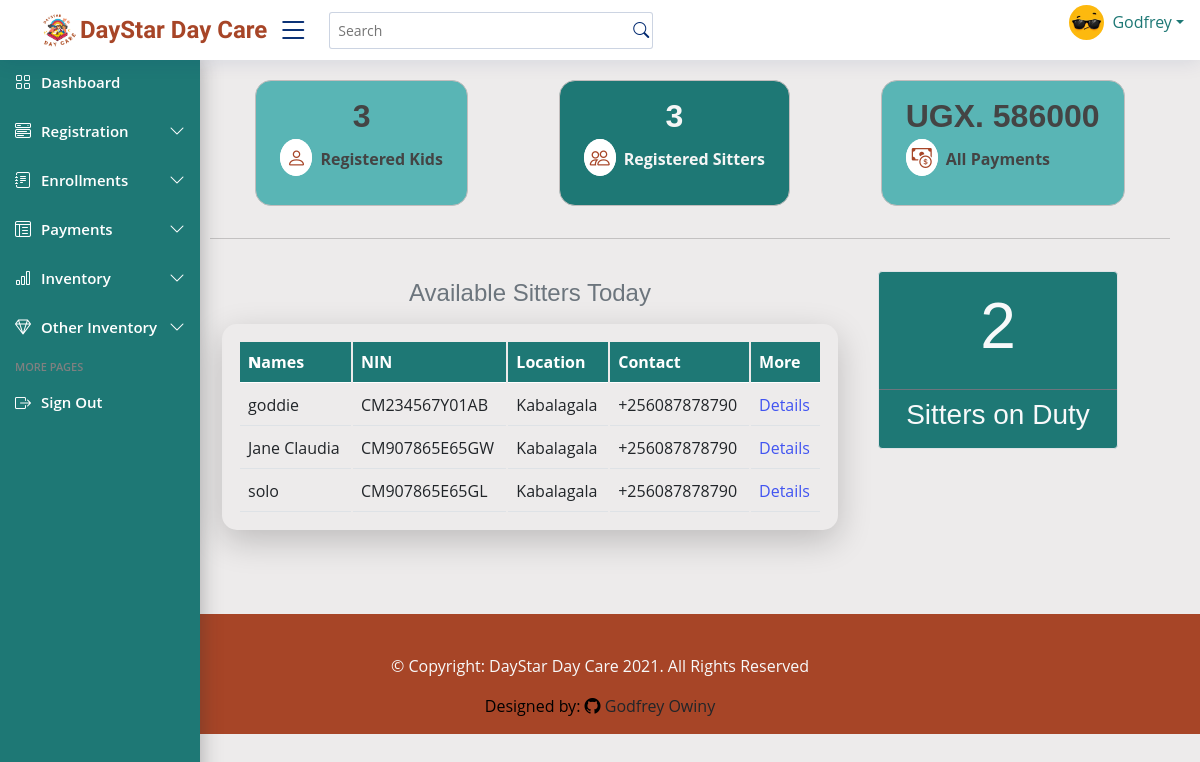
Page /index/ (signed in) on the earlier database version.
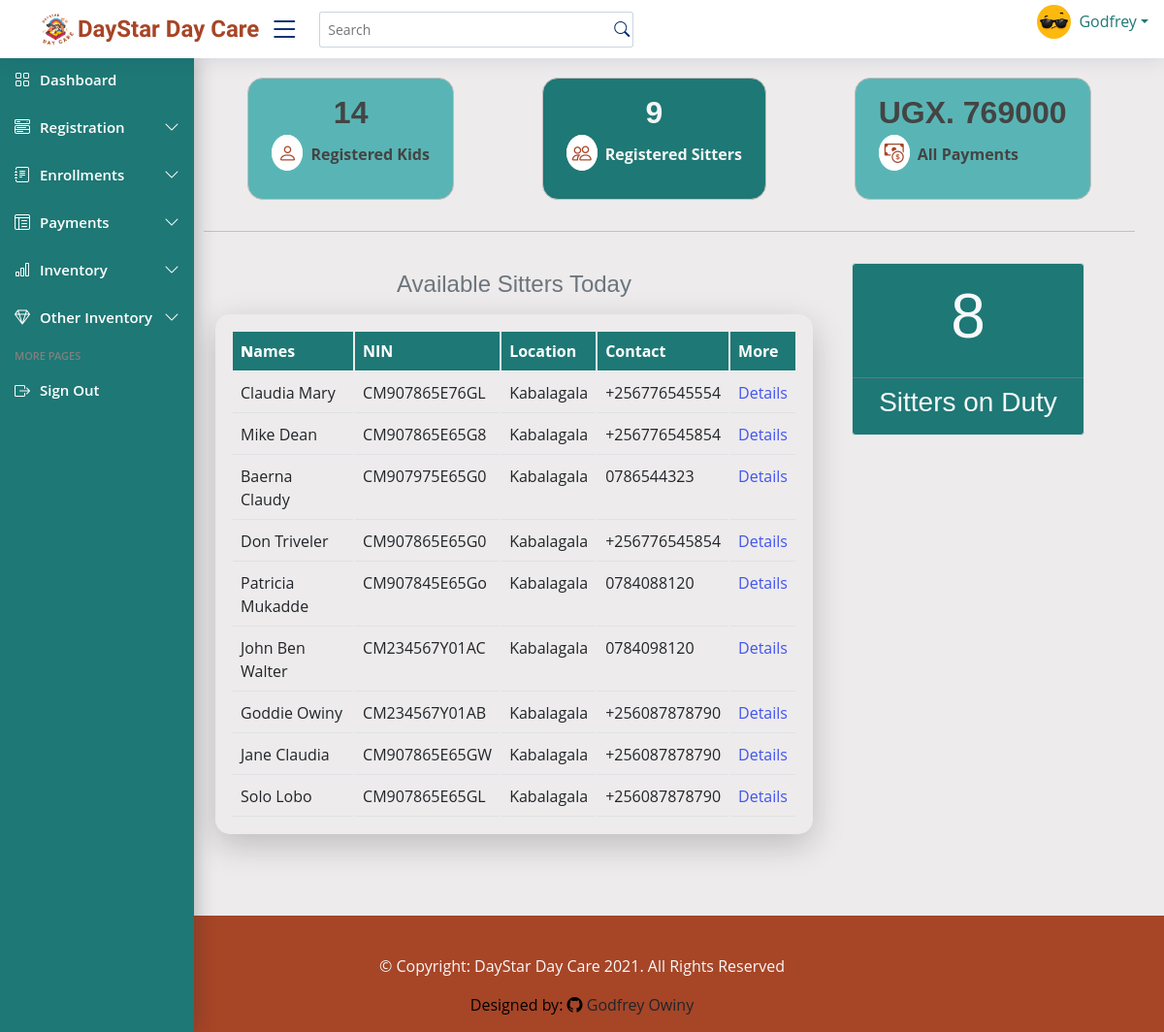
Same page on the later database version.
### dayStarApp/models.py (models this page shows, shortened)
class Sitter(models.Model):
    contact_regex = r'^(\+256|0)\d{9}$'   # Regex for contact
    contact_validator = RegexValidator(
        regex=contact_regex,
        message='Enter a valid Country contact'
    )
    NIN_regex = r'^C(M|F)\d{9}[A-Z]$'
    NIN_validator = RegexValidator(
    regex=NIN_regex,
    message='Enter a valid Ugandan NIN'
)
    name = models.CharField(max_length=100, null=False, blank=False, validators= [name_validator] )
    date_of_birth = models.DateField(blank=False, null=False)
    gender = models.CharField(max_length=100)
    location = models.CharField(max_length=100, default="Kabalagala")
    contact = models.CharField(max_length=13, validators=[MinLengthValidator(10), contact_validator])
    education_Level = models.CharField(max_length=255, blank=False, null=True)
    religion = models.CharField(max_length=100, blank=True)
    next_of_kin = models.CharField(max_length=200, blank=False, validators=[name_validator], default= None)
    recommended_by = models.CharField(max_length=100, null=True, blank=True)
    sitter_number = models.CharField(max_length=10, unique=True, blank=False, default=None)
    date_of_registration = models.DateField(default=timezone.now, null=True, blank=False)
    NIN = models.CharField(max_length=14, unique=True, blank=False, null=True, validators=[MinLengthValidator(10)])

### dayStarApp/views.py (the view)
# urls.py: path('index/', views.index, name='index'),
@login_required
def index(request):
    today_sitters = Sitter.objects.all().order_by('-id')
    today_babys = Baby.objects.all().order_by('-id')
    all_sitters = Sitter.objects.all()
    all_babys = Baby.objects.all()
    count_sitters = Sitter.objects.count()
    count_babys = Baby.objects.count()
    all_onduty = Sitter_on_duty.objects.count()
    item_sell = ItemSelling.objects.aggregate(total=Sum('amount_paid'))
    baby_payments = BabyPayment.objects.aggregate(total=Sum('amount_paid'))
    total_payments = item_sell['total'] + baby_payments['total']
    context = {
        'total_payments': total_payments,
        'today_babys': today_babys,
        'today_sitters': today_sitters,
        'count_sitters': count_sitters,
        'count_babys': count_babys,
        'all_sitters': all_sitters,
        'all_babys': all_babys,
        'all_onduty': all_onduty,
    }
    template = loader.get_template('dayStarApp/index.html')
    return HttpResponse(template.render(context))

### dayStarApp/templates/dayStarApp/index.html (shortened to what this page needs)
{% extends 'dayStarApp/base.html' %} {% load static %}
{% block content %}
  <main class="main" id="main">
    <div class="container">
      <div class="row">
        <div class="sitter col-md-2 d-md-block ml-5 mb-3">
          <h2 class="text-center">{{ count_babys }}</h2>
          <p>
            <span><i class="bi bi-person total-icon"></i></span
            ><strong>Registered Kids</strong>
          </p>
        </div>
        <div class="sitter col-md-2 d-md-block ml-5 mb-3">
          <h2 class="text-center heading text-bold">{{ count_sitters }}</h2>
          <p>
            <span><i class="bi bi-people total-icon"></i></span
            ><strong>Registered Sitters</strong>
          </p>
        </div>
        <div class="sitter col-md-2 d-md-block ml-5 mb-3">
          <h2 class="text-center">UGX. {{ total_payments }}</h2>
          <p>
            <span><i class="bi bi-cash-coin total-icon"></i></span
            ><strong>All Payments</strong>
          </p>
        </div>
      </div>
    </div> <hr>
    <div class="container">
      <div class="row">
        <div class="col-md-8">
            <table id="dataTable" class="table table-stripped sitter-table mt-3 p-3">
              <caption class="caption-top text-center"><h4>Available Sitters Today</h4></caption>
              <thead>
                <tr>
                  <th>
                    <b>N</b>ames
                  </th>
                  <th>NIN</th>
                  <th>Location</th>
                  <th data-type="tel">Contact</th>
                  <th>More</th>
                </tr>
              </thead>
              <tbody>
                {% for sitter in today_sitters %}
                  <tr>
                      <td>{{ sitter.name }}</td>
                      <td>{{ sitter.NIN }}</td>
                      <td>{{ sitter.location }}</td>
                      <td>{{ sitter.contact }}</td>
                      <td>
                        <a href="/details/{{ sitter.id }}" class="text-blue-500"> Details </a>
                      </td>
                  </tr>
                {% endfor %}
              </tbody>
            </table>
        </div>
        <div class="col-md-4">
          <div class="card border m-3" style="max-width: 15rem; background: #1e7875;">
            <div class="card-body text-success">
              <h1 class="text-center text-light" style="font-size: 4rem; font-weight: 10rem;">{{ all_onduty }}</h1>
            </div>
            <div class="card-footer bg-transparent border-secondary"><h3 class="text-center text-light">Sitters on Duty</h3></div>
          </div>
      </div>
    </div>
    </div>
  </main>
{% endblock %}

Differences in the rows shown:
added Sitter: name "Claudia Mary", NIN "CM907865E76GL", location "Kabalagala", contact "+256776545554"
added Sitter: name "Mike Dean", NIN "CM907865E65G8", location "Kabalagala", contact "+256776545854"
added Sitter: name "Baerna Claudy", NIN "CM907975E65G0", location "Kabalagala", contact "0786544323"
added Sitter: name "Don Triveler", NIN "CM907865E65G0", location "Kabalagala", contact "+256776545854"
added Sitter: name "Patricia Mukadde", NIN "CM907845E65Go", location "Kabalagala", contact "0784088120"
added Sitter: name "John Ben Walter", NIN "CM234567Y01AC", location "Kabalagala", contact "0784098120"
changed Sitter "CM234567Y01AB": name "goddie" → "Goddie Owiny"
changed Sitter "CM907865E65GL": name "solo" → "Solo Lobo"
Other differences:
{{ count_babys }}: "3" → "14"
{{ count_sitters }}: "3" → "9"
{{ total_payments }}: "586000" → "769000"
{{ all_onduty }}: "2" → "8"
